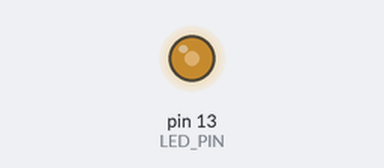
This sketch was run on a simulated Arduino Uno, built with avr-gcc and run on an emulated ATmega328P. Parts: output pins drawn as LEDs (lit = HIGH). What the sketch prints to the serial monitor is not drawn.

Above: at 0.2 s.
Timing chart, 0 to 1.7 s (numbered marks = the images above):
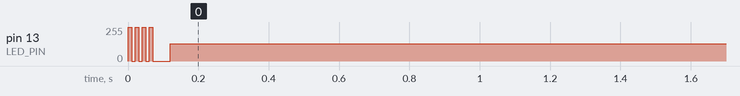

The sketch:

task2_timer1_100hz.ino
```cpp
#include <Arduino.h>
#include <avr/interrupt.h>
#include <util/atomic.h>

const byte LED_PIN = 13;
volatile uint16_t interruptCount = 0;

ISR(TIMER1_COMPA_vect) {
  PORTB ^= _BV(PB5);  // D13
  interruptCount++;
}

void setupTimer1Ctc100Hz() {
  cli();
  TCCR1A = 0;
  TCCR1B = 0;
  TCNT1 = 0;
  OCR1A = 2499;                       // 16 MHz / (64 * 100 Hz) - 1
  TCCR1B |= _BV(WGM12);               // CTC, TOP = OCR1A
  TCCR1B |= _BV(CS11) | _BV(CS10);    // prescaler 64
  TIMSK1 |= _BV(OCIE1A);              // compare A interrupt
  sei();
}

void setup() {
  pinMode(LED_PIN, OUTPUT);
  Serial.begin(115200);
  setupTimer1Ctc100Hz();
  Serial.println(F("T2:BOOT OCR1A=2499 PRESCALER=64 ISR_HZ=100 LED_CYCLE_HZ=50"));
}

void loop() {
  static uint16_t lastReported = 0;
  uint16_t snapshot;
  ATOMIC_BLOCK(ATOMIC_RESTORESTATE) { snapshot = interruptCount; }

  if ((uint16_t)(snapshot - lastReported) >= 100) {
    lastReported += 100;
    Serial.print(F("T2:CHECK TICKS="));
    Serial.print(lastReported);
    Serial.print(F(" ELAPSED_MS="));
    Serial.print(millis());
    Serial.println(F(" ISR_HZ=100 LED_CYCLE_HZ=50"));
  }
}
```

Measured:
- by itself, pin 13 (LED_PIN): 255/255 → 128/255 at 0.01 s
